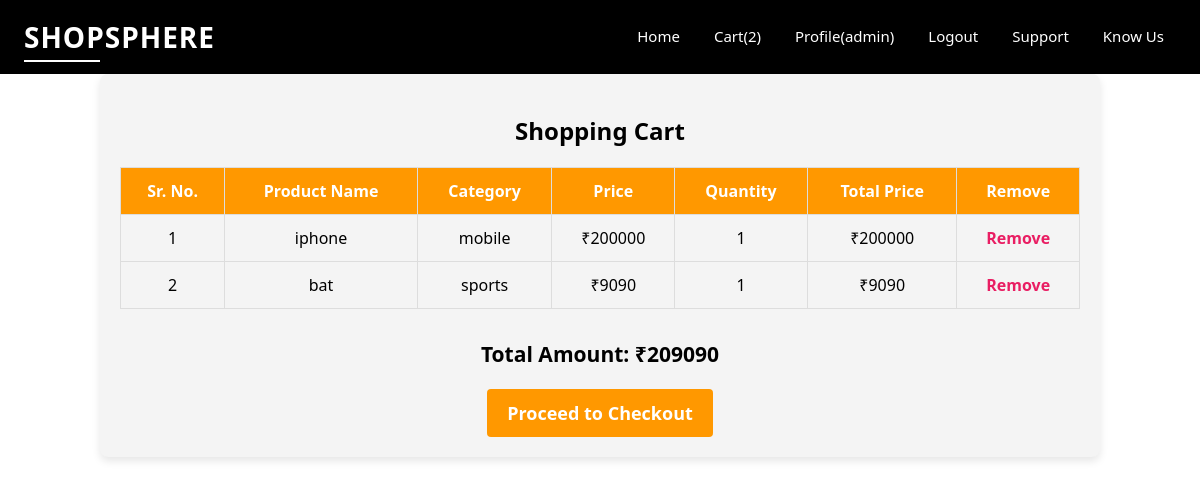
/cart (signed in), run on the app's committed database.
### base/models.py (models this page shows)
class CartModel(models.Model):
    pname=models.CharField(max_length=100)
    price=models.IntegerField(default=0)
    pcategory=models.CharField(max_length=50)
    quatity=models.IntegerField(default=1)
    totalprice=models.IntegerField(default=0)
    host=models.ForeignKey(User,on_delete=models.CASCADE)

### base/views.py (the view)
# urls.py: path('cart',views.cart,name='cart'),
@login_required(login_url='login_')
def cart(request):
    cartproductscount=CartModel.objects.filter(host=request.user).count()
    cartproducts=CartModel.objects.filter(host=request.user)
    TA=0
    for i in cartproducts:
        print(i.totalprice)
        TA+=i.totalprice
    print(TA)
    return render(request,'cart.html',{'cartproducts':cartproducts,'TA':TA,'profile_nav':True,'cartproductscount':cartproductscount})

### base/templates/cart.html
{% extends 'main.html' %}
{% block content %}
    <div class="cart-container">
        <h2 class="cart-title">Shopping Cart</h2>
        <table class="cart-table">
            <thead>
                <tr>
                    <th>Sr. No.</th>
                    <th>Product Name</th>
                    <th>Category</th>
                    <th>Price</th>
                    <th>Quantity</th>
                    <th>Total Price</th>
                    <th>Remove</th>
                </tr>
            </thead>
            <tbody>
                {% for item in cartproducts %}
                    <tr>
                        <td>{{ forloop.counter }}</td>
                        <td>{{ item.pname }}</td>
                        <td>{{ item.pcategory }}</td>
                        <td>₹{{ item.price }}</td>
                        <td>{{ item.quatity }}</td>
                        <td>₹{{ item.totalprice }}</td>
                        <td><a href="{% url 'remove' item.id %}" class="remove-btn">Remove</a></td>
                    </tr>
                {% endfor %}
            </tbody>
        </table>
        <div class="cart-summary">
            <h3>Total Amount: ₹{{ TA }}</h3>
            <a href="" class="checkout-btn">Proceed to Checkout</a>
        </div>
    </div>
{% endblock content %}

### templates/nav.html (shortened to what this page needs)
<nav class="navbar">
    <div class="logo">
        <h2>ShopSphere</h2>
    </div>
    {% if request.user.is_authenticated %}
        {% if profile_nav %}
            <div class="nav-links">
                <a href="{% url 'home' %}">Home</a>
                <a href="{% url 'cart' %}">Cart({{ cartproductscount }})</a>
                <a href="{% url 'profile' %}">Profile({{ request.user }})</a>
                <a href="{% url 'logout_' %}">Logout</a>
                <a href="#">Support</a>
                <a href="#">Know Us</a>
            </div>
        {% endif %}
    {% endif %}
</nav>

### static/style.css (style rules this page uses)
body { font-family: 'Segoe UI', Tahoma, Geneva, Verdana, sans-serif; background-color: #fff; color: #000; margin: 0; padding: 0; box-sizing: border-box; overflow-x: hidden; }
.navbar { position: sticky; top: 0; background-color: #000; color: #fff; padding: 18px 24px; display: flex; justify-content: space-between; align-items: center; flex-wrap: wrap; z-index: 10; width: 100%; box-sizing: border-box; }
.logo h2 { margin: 0; color: #fff; font-size: 24px; font-weight: 500; text-transform: uppercase; }
.nav-links { display: flex; gap: 10px; align-items: center; }
.nav-links a, .nav-links input[type="submit"] { text-decoration: none; background: transparent; color: #fff; padding: 6px 12px; border: none; font-size: 15px; font-weight: 400; transition: all 0.3s ease; }
.nav-links a::after, .nav-links input[type="submit"]::after { content: ""; display: block; width: 0%; height: 2px; background: #fff; transition: width 0.3s; bottom: 0; left: 0; }
.logo h2 { margin: 0; font-size: 28px; font-weight: 600; color: #fff; letter-spacing: 1px; text-transform: uppercase; position: relative; }
.logo h2::after { content: ''; position: absolute; left: 0; bottom: -6px; width: 40%; height: 2px; background-color: #fff; }
.cart-container { width: 80%; margin: 0 auto; padding: 20px; background-color: #f4f4f4; border-radius: 8px; box-shadow: 0 4px 8px rgba(0, 0, 0, 0.1); }
.cart-title { text-align: center; font-size: 24px; margin-bottom: 20px; }
.cart-table { width: 100%; border-collapse: collapse; margin-bottom: 30px; }
.cart-table th, .cart-table td { padding: 12px; text-align: center; border: 1px solid #ddd; }
.cart-table th { background-color: #ff9800; color: #fff; }
.cart-table td a.remove-btn { color: #e91e63; text-decoration: none; font-weight: bold; }
.cart-summary { text-align: center; font-size: 18px; margin-top: 20px; }
.checkout-btn { display: inline-block; padding: 12px 20px; background-color: #ff9800; color: #fff; text-decoration: none; border-radius: 4px; font-weight: bold; transition: background-color 0.3s; }

### data on the page
CartModel: pname "iphone", pcategory "mobile", price "200000", quatity "1", totalprice "200000"
CartModel: pname "bat", pcategory "sports", price "9090", quatity "1", totalprice "9090"

### other printed values
{{ cartproductscount }} "2"
{{ request.user }} "admin"
{{ TA }} "209090"
